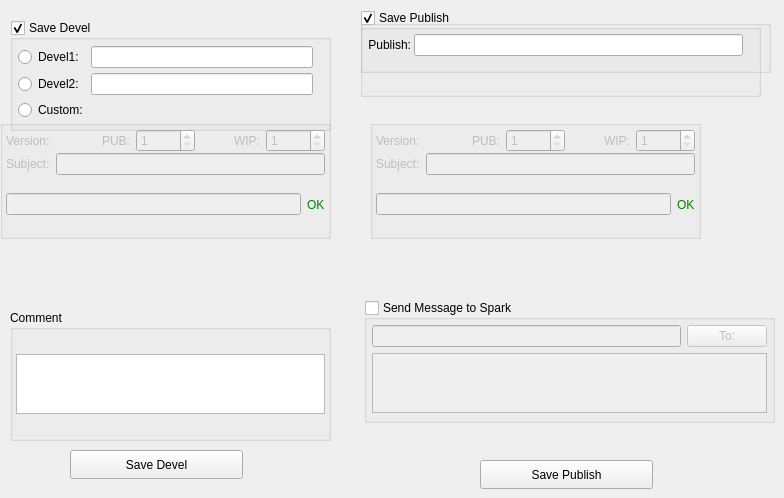
    <widget class="QWidget" name="tab_4">
     <attribute name="title">
      <string>Publish</string>
     </attribute>
     <widget class="QGroupBox" name="groupBox_3">
      <property name="geometry">
       <rect>
        <x>10</x>
        <y>20</y>
        <width>321</width>
        <height>111</height>
       </rect>
      </property>
      <property name="title">
       <string>Save Devel</string>
      </property>
      <property name="checkable">
       <bool>true</bool>
      </property>
      <layout class="QGridLayout" name="gridLayout_7">
       <property name="leftMargin">
        <number>5</number>
       </property>
       <property name="topMargin">
        <number>4</number>
       </property>
       <property name="rightMargin">
        <number>5</number>
       </property>
       <property name="bottomMargin">
        <number>4</number>
       </property>
       <property name="spacing">
        <number>3</number>
       </property>
       <item row="0" column="1">
        <widget class="QLineEdit" name="Devel1_lineEdit">
         <property name="readOnly">
          <bool>true</bool>
         </property>
        </widget>
       </item>
       <item row="1" column="0">
        <widget class="QRadioButton" name="Devel2_radioButton">
         <property name="text">
          <string>Devel2:</string>
         </property>
        </widget>
       </item>
       <item row="1" column="1">
        <widget class="QLineEdit" name="Devel2_lineEdit">
         <property name="readOnly">
          <bool>true</bool>
         </property>
        </widget>
       </item>
       <item row="0" column="2">
        <widget class="QLabel" name="Devel1_label">
         <property name="text">
          <string/>
         </property>
        </widget>
       </item>
       <item row="0" column="0">
        <widget class="QRadioButton" name="Devel1_radioButton">
         <property name="text">
          <string>Devel1:</string>
         </property>
        </widget>
       </item>
       <item row="1" column="2">
        <widget class="QLabel" name="Devel2_label">
         <property name="text">
          <string/>
         </property>
        </widget>
       </item>
       <item row="2" column="0">
        <widget class="QRadioButton" name="Custom_radioButton">
         <property name="text">
          <string>Custom:</string>
         </property>
        </widget>
       </item>
      </layout>
     </widget>
     <widget class="QGroupBox" name="groupBox_5">
      <property name="enabled">
       <bool>false</bool>
      </property>
      <property name="geometry">
       <rect>
        <x>0</x>
        <y>120</y>
        <width>331</width>
        <height>119</height>
       </rect>
      </property>
      <property name="title">
       <string/>
      </property>
      <layout class="QGridLayout" name="_2">
       <property name="margin">
        <number>3</number>
       </property>
       <property name="spacing">
        <number>1</number>
       </property>
       <item row="0" column="0">
        <layout class="QHBoxLayout" name="_3">
         <property name="spacing">
          <number>6</number>
         </property>
         <property name="margin">
          <number>0</number>
         </property>
         <item>
          <widget class="QLabel" name="label_5">
           <property name="text">
            <string>Version:</string>
           </property>
          </widget>
         </item>
         <item>
          <widget class="QLabel" name="label_6">
           <property name="text">
            <string>PUB:</string>
           </property>
           <property name="alignment">
            <set>Qt::AlignRight|Qt::AlignTrailing|Qt::AlignVCenter</set>
           </property>
          </widget>
         </item>
         <item>
          <widget class="QSpinBox" name="Pub_spinBox">
           <property name="minimum">
            <number>1</number>
           </property>
          </widget>
         </item>
         <item>
          <widget class="QLabel" name="label_12">
           <property name="text">
            <string>WIP:</string>
           </property>
           <property name="alignment">
            <set>Qt::AlignRight|Qt::AlignTrailing|Qt::AlignVCenter</set>
           </property>
          </widget>
         </item>
         <item>
          <widget class="QSpinBox" name="Wip_spinBox">
           <property name="minimum">
            <number>1</number>
           </property>
          </widget>
         </item>
        </layout>
       </item>
       <item row="1" column="0">
        <layout class="QHBoxLayout" name="_4">
         <property name="spacing">
          <number>6</number>
         </property>
         <property name="margin">
          <number>0</number>
         </property>
         <item>
          <widget class="QLabel" name="label_18">
           <property name="text">
            <string>Subject:</string>
           </property>
          </widget>
         </item>
         <item>
          <widget class="QLineEdit" name="Subject_lineEdit"/>
         </item>
        </layout>
       </item>
       <item row="2" column="0">
        <layout class="QHBoxLayout" name="_5">
         <property name="spacing">
          <number>6</number>
         </property>
         <property name="margin">
          <number>0</number>
         </property>
         <item>
          <widget class="QLineEdit" name="Custom_lineEdit">
           <property name="readOnly">
            <bool>true</bool>
           </property>
          </widget>
         </item>
         <item>
          <widget class="QLabel" name="Valid_lineEdit">
           <property name="styleSheet">
            <string>color: green</string>
           </property>
           <property name="text">
            <string>OK</string>
           </property>
          </widget>
         </item>
        </layout>
       </item>
      </layout>
     </widget>
     <widget class="QGroupBox" name="groupBox_6">
      <property name="geometry">
       <rect>
        <x>10</x>
        <y>310</y>
        <width>321</width>
        <height>131</height>
       </rect>
      </property>
      <property name="title">
       <string>Comment</string>
      </property>
      <layout class="QVBoxLayout" name="verticalLayout_3">
       <property name="spacing">
        <number>0</number>
       </property>
       <property name="margin">
        <number>3</number>
       </property>
       <item>
        <widget class="QTextEdit" name="commentTextEdit">
         <property name="maximumSize">
          <size>
           <width>16777215</width>
           <height>60</height>
          </size>
         </property>
        </widget>
       </item>
      </layout>
     </widget>
     <widget class="QGroupBox" name="sendMsg_gbox">
      <property name="geometry">
       <rect>
        <x>364</x>
        <y>300</y>
        <width>411</width>
        <height>123</height>
       </rect>
      </property>
      <property name="title">
       <string>Send Message to Spark</string>
      </property>
      <property name="flat">
       <bool>false</bool>
      </property>
      <property name="checkable">
       <bool>true</bool>
      </property>
      <property name="checked">
       <bool>false</bool>
      </property>
      <layout class="QGridLayout" name="gridLayout_8">
       <property name="margin">
        <number>5</number>
       </property>
       <item row="1" column="0">
        <widget class="QLineEdit" name="tojid_lineEdit"/>
       </item>
       <item row="1" column="1">
        <widget class="QPushButton" name="touser_btn">
         <property name="text">
          <string>To:</string>
         </property>
        </widget>
       </item>
       <item row="2" column="0" colspan="2">
        <widget class="QTextEdit" name="msg_textedit">
         <property name="maximumSize">
          <size>
           <width>16777215</width>
           <height>60</height>
          </size>
         </property>
        </widget>
       </item>
      </layout>
     </widget>
     <widget class="QGroupBox" name="groupBox_7">
      <property name="geometry">
       <rect>
        <x>360</x>
        <y>20</y>
        <width>411</width>
        <height>53</height>
       </rect>
      </property>
      <property name="title">
       <string/>
      </property>
      <layout class="QGridLayout" name="gridLayout_9">
       <property name="leftMargin">
        <number>5</number>
       </property>
       <property name="topMargin">
        <number>3</number>
       </property>
       <property name="rightMargin">
        <number>5</number>
       </property>
       <property name="bottomMargin">
        <number>3</number>
       </property>
       <property name="spacing">
        <number>3</number>
       </property>
       <item row="0" column="2">
        <widget class="QLabel" name="Publish_label">
         <property name="text">
          <string/>
         </property>
        </widget>
       </item>
      </layout>
     </widget>
     <widget class="QGroupBox" name="groupBox_9">
      <property name="geometry">
       <rect>
        <x>360</x>
        <y>10</y>
        <width>401</width>
        <height>87</height>
       </rect>
      </property>
      <property name="title">
       <string>Save Publish</string>
      </property>
      <property name="checkable">
       <bool>true</bool>
      </property>
      <layout class="QGridLayout" name="gridLayout_11">
       <property name="leftMargin">
        <number>5</number>
       </property>
       <property name="topMargin">
        <number>4</number>
       </property>
       <property name="rightMargin">
        <number>5</number>
       </property>
       <property name="bottomMargin">
        <number>4</number>
       </property>
       <property name="spacing">
        <number>3</number>
       </property>
       <item row="0" column="2">
        <widget class="QLabel" name="Devel1_label_2">
         <property name="text">
          <string/>
         </property>
        </widget>
       </item>
       <item row="1" column="2">
        <widget class="QLabel" name="Devel2_label_2">
         <property name="text">
          <string/>
         </property>
        </widget>
       </item>
       <item row="0" column="0">
        <widget class="QLabel" name="label_23">
         <property name="text">
          <string>Publish:</string>
         </property>
         <property name="alignment">
          <set>Qt::AlignRight|Qt::AlignTrailing|Qt::AlignVCenter</set>
         </property>
        </widget>
       </item>
       <item row="0" column="1">
        <widget class="QLineEdit" name="Publish_lineEdit">
         <property name="readOnly">
          <bool>true</bool>
         </property>
        </widget>
       </item>
      </layout>
     </widget>
     <widget class="QGroupBox" name="groupBox_10">
      <property name="enabled">
       <bool>false</bool>
      </property>
      <property name="geometry">
       <rect>
        <x>370</x>
        <y>120</y>
        <width>331</width>
        <height>119</height>
       </rect>
      </property>
      <property name="title">
       <string/>
      </property>
      <layout class="QGridLayout" name="_6">
       <property name="margin">
        <number>3</number>
       </property>
       <property name="spacing">
        <number>1</number>
       </property>
       <item row="0" column="0">
        <layout class="QHBoxLayout" name="_7">
         <property name="spacing">
          <number>6</number>
         </property>
         <property name="margin">
          <number>0</number>
         </property>
         <item>
          <widget class="QLabel" name="label_24">
           <property name="text">
            <string>Version:</string>
           </property>
          </widget>
         </item>
         <item>
          <widget class="QLabel" name="label_25">
           <property name="text">
            <string>PUB:</string>
           </property>
           <property name="alignment">
            <set>Qt::AlignRight|Qt::AlignTrailing|Qt::AlignVCenter</set>
           </property>
          </widget>
         </item>
         <item>
          <widget class="QSpinBox" name="Pub_spinBox_2">
           <property name="minimum">
            <number>1</number>
           </property>
          </widget>
         </item>
         <item>
          <widget class="QLabel" name="label_29">
           <property name="text">
            <string>WIP:</string>
           </property>
           <property name="alignment">
            <set>Qt::AlignRight|Qt::AlignTrailing|Qt::AlignVCenter</set>
           </property>
          </widget>
         </item>
         <item>
          <widget class="QSpinBox" name="Wip_spinBox_2">
           <property name="minimum">
            <number>1</number>
           </property>
          </widget>
         </item>
        </layout>
       </item>
       <item row="1" column="0">
        <layout class="QHBoxLayout" name="_8">
         <property name="spacing">
          <number>6</number>
         </property>
         <property name="margin">
          <number>0</number>
         </property>
         <item>
          <widget class="QLabel" name="label_30">
           <property name="text">
            <string>Subject:</string>
           </property>
          </widget>
         </item>
         <item>
          <widget class="QLineEdit" name="Subject_lineEdit_2"/>
         </item>
        </layout>
       </item>
       <item row="2" column="0">
        <layout class="QHBoxLayout" name="_9">
         <property name="spacing">
          <number>6</number>
         </property>
         <property name="margin">
          <number>0</number>
         </property>
         <item>
          <widget class="QLineEdit" name="Custom_lineEdit_2">
           <property name="readOnly">
            <bool>true</bool>
           </property>
          </widget>
         </item>
         <item>
          <widget class="QLabel" name="Valid_lineEdit_2">
           <property name="styleSheet">
            <string>color: green</string>
           </property>
           <property name="text">
            <string>OK</string>
           </property>
          </widget>
         </item>
        </layout>
       </item>
      </layout>
     </widget>
     <widget class="QPushButton" name="currOpenSaveDevelButton">
      <property name="geometry">
       <rect>
        <x>70</x>
        <y>450</y>
        <width>173</width>
        <height>29</height>
       </rect>
      </property>
      <property name="minimumSize">
       <size>
        <width>0</width>
        <height>29</height>
       </size>
      </property>
      <property name="styleSheet">
       <string notr="true"/>
      </property>
      <property name="text">
       <string>Save Devel</string>
      </property>
      <property name="icon">
       <iconset>
        <normaloff>../../../../../lustre/INHouse/Tool/ipipeline/pub/icons/saveDevel.png</normaloff>../../../../../lustre/INHouse/Tool/ipipeline/pub/icons/saveDevel.png</iconset>
      </property>
     </widget>
     <widget class="QPushButton" name="currOpenSavePublishButton">
      <property name="geometry">
       <rect>
        <x>480</x>
        <y>460</y>
        <width>173</width>
        <height>29</height>
       </rect>
      </property>
      <property name="minimumSize">
       <size>
        <width>0</width>
        <height>29</height>
       </size>
      </property>
      <property name="styleSheet">
       <string notr="true"/>
      </property>
      <property name="text">
       <string>Save Publish</string>
      </property>
      <property name="icon">
       <iconset>
        <normaloff>../../../../../lustre/INHouse/Tool/ipipeline/pub/icons/savePub.png</normaloff>../../../../../lustre/INHouse/Tool/ipipeline/pub/icons/savePub.png</iconset>
      </property>
      <property name="autoDefault">
       <bool>false</bool>
      </property>
      <property name="default">
       <bool>false</bool>
      </property>
      <property name="flat">
       <bool>false</bool>
      </property>
     </widget>
    </widget>
